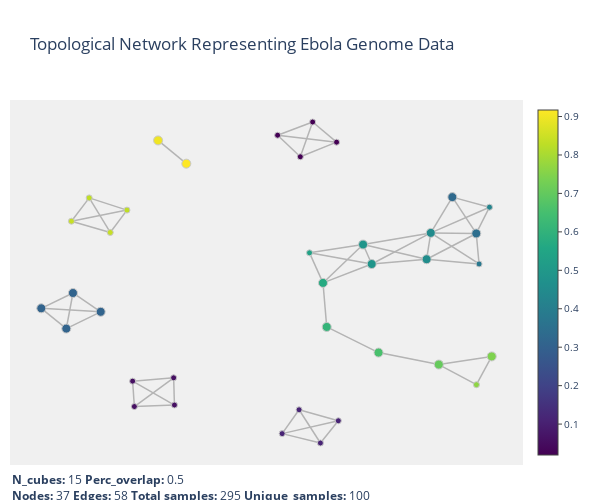

The notebook cell saved with this chart:
### Code cell
plotlyviz(simplicial_complex, title="Topological Network Representing Ebola Genome Data", graph_layout='fr')

### Figure 1 — Plotly figure (JSON) as saved in the notebook; plotly's stock layout.template omitted (floating-point values rounded to 4 significant figures; data arrays with more than 128 entries replaced by an {"elided": "..."} marker saying what was removed)
{"data": [{"hoverinfo": "none", "line": {"color": "rgb(180,180,180)", "width": 1.5}, "mode": "lines", "type": "scatter", "uid": "d5cd9dbd-7924-44f0-bfbf-c65cfea9f969", "x": {"elided": "174 float values"}, "y": {"elided": "174 float values"}}, {"hoverinfo": "text", "marker": {"color": [0.328, 0.3454, 0.3775, 0.4235, 0.4479, 0.4566, 0.486, 0.486, 0.5392, 0.5699, 0.6078, 0.6569, 0.7059, 0.7647, 0.7437, 0.308, 0.308, 0.308, 0.308, 0.01961, 0.05882, 0.01961, 0.05882, 0.8399, 0.8987, 0.8399, 0.01961, 0.05882, 0.1127, 0.01961, 0.05882, 0.1127, 0.8294, 0.917, 0.8294, 0.1127, 0.1127], "colorbar": {"thickness": 20, "tickfont": {"size": 10}, "ticklen": 4, "x": 1.01}, "colorscale": [[0, "rgb(68, 1, 84)"], [0.1, "rgb(72, 35, 116)"], [0.2, "rgb(64, 67, 135)"], [0.3, "rgb(52, 94, 141)"], [0.4, "rgb(41, 120, 142)"], [0.5, "rgb(32, 144, 140)"], [0.6, "rgb(34, 167, 132)"], [0.7, "rgb(68, 190, 112)"], [0.8, "rgb(121, 209, 81)"], [0.9, "rgb(189, 222, 38)"], [1, "rgb(253, 231, 36)"]], "line": {"color": "rgb(200,200,200)", "width": 1}, "opacity": 1, "showscale": true, "size": [9, 9, 6, 6, 9, 9, 9, 9, 6, 9, 9, 9, 9, 6, 9, 9, 9, 9, 9, 6, 6, 6, 6, 6, 9, 6, 6, 6, 6, 6, 6, 6, 6, 9, 6, 6, 6]}, "mode": "markers", "text": ["cube0_cluster0", "cube1_cluster0", "cube2_cluster0", "cube3_cluster0", "cube4_cluster0", "cube5_cluster0", "cube6_cluster0", "cube7_cluster0", "cube8_cluster0", "cube9_cluster0", "cube10_cluster0", "cube11_cluster0", "cube13_cluster0", "cube14_cluster0", "cube15_cluster0", "cube16_cluster0", "cube17_cluster0", "cube20_cluster0", "cube21_cluster0", "cube22_cluster0", "cube22_cluster1", "cube23_cluster0", "cube23_cluster1", "cube24_cluster0", "cube24_cluster1", "cube25_cluster0", "cube26_cluster0", "cube26_cluster1", "cube26_cluster2", "cube27_cluster0", "cube27_cluster1", "cube27_cluster2", "cube28_cluster0", "cube28_cluster1", "cube29_cluster0", "cube30_cluster0", "cube31_cluster0"], "type": "scatter", "uid": "ccb1f3c9-d4af-498e-b4b3-f8873daf194b", "x": [2.88, 3.334, 3.387, 3.585, 2.47, 2.39, 1.183, 1.347, 0.165, 0.421, 0.492, 1.477, 2.622, 3.337, 3.628, -4.331, -4.933, -3.804, -4.457, 0.2244, -2.418, -0.4413, -2.402, -3.622, -2.713, -4.36, 0.679, -3.197, 0.7125, -0.009902, -3.164, 0.3723, -4.022, -2.176, -3.304, -0.3551, -0.03333], "y": [2.18, 1.107, 0.2066, 1.882, 1.124, 0.3465, 0.7796, 0.2046, 0.535, -0.3533, -1.653, -2.41, -2.763, -3.358, -2.523, -0.6505, -1.103, -1.206, -1.702, 4.397, -3.155, 4.006, -3.958, 1.136, 3.853, 1.468, 3.802, -3.252, -4.423, 3.371, -4.003, -5.079, 2.157, 3.167, 1.796, -4.802, -4.098]}], "layout": {"annotations": [{"align": "left", "font": {"size": 12}, "showarrow": false, "text": "<b>N_cubes:</b> 15 <b>Perc_overlap:</b> 0.5<br><b>Nodes:</b> 37 <b>Edges:</b> 58 <b>Total samples:</b> 295 <b>Unique_samples:</b> 100", "x": 0, "xanchor": "left", "xref": "paper", "y": -0.01, "yanchor": "top", "yref": "paper"}], "autosize": false, "font": {"size": 12}, "height": 500, "hovermode": "closest", "margin": {"b": 35, "l": 10, "r": 60, "t": 100}, "plot_bgcolor": "rgba(240, 240, 240, 0.95)", "showlegend": false, "title": {"text": "Topological Network Representing Ebola Genome Data"}, "width": 600, "xaxis": {"visible": false}, "yaxis": {"visible": false}}}
